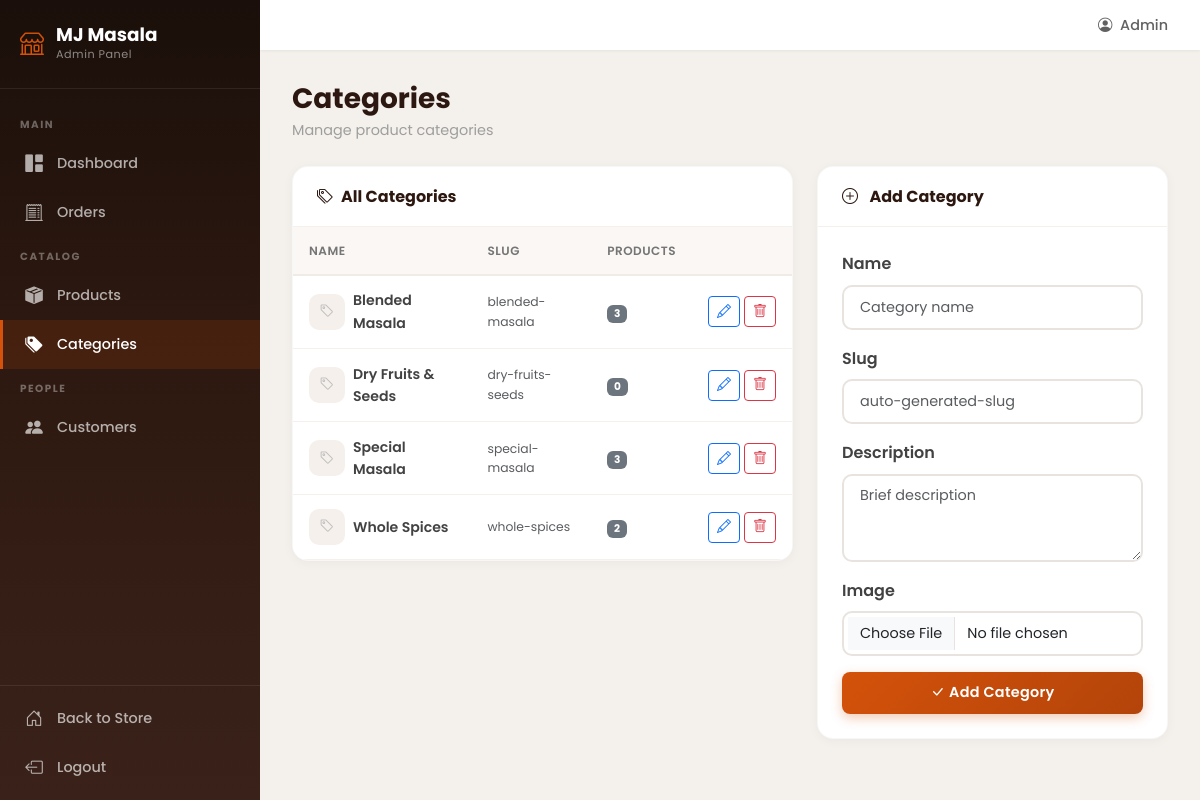
The page /store-admin/categories/ (signed in) on the database its author committed.
### products/models.py (models this page shows, shortened)
class Category(models.Model):
    name = models.CharField(max_length=200)
    slug = models.SlugField(max_length=200, unique=True)
    description = models.TextField(blank=True)
    image = models.ImageField(upload_to='categories/', blank=True, null=True)
    created_at = models.DateTimeField(auto_now_add=True)
    class Meta:
        verbose_name_plural = 'Categories'
        ordering = ['name']

### products/admin_views.py (the view)
# urls.py: path('categories/', admin_views.categories_list, name='categories'),
@staff_member_required
def categories_list(request):
    categories = Category.objects.annotate(
        product_count=Count('products')
    ).order_by('name')
    edit_id = request.GET.get('edit')
    edit_category = None
    if edit_id:
        edit_category = get_object_or_404(Category, pk=edit_id)
    if request.method == 'POST':
        action = request.POST.get('action', 'add')
        if action == 'delete':
            cat_id = request.POST.get('category_id')
            cat = get_object_or_404(Category, pk=cat_id)
            cat_name = cat.name
            cat.delete()
            messages.success(request, f'Category "{cat_name}" deleted.')
            return redirect('store_admin:categories')
        if action == 'edit':
            cat_id = request.POST.get('category_id')
            cat = get_object_or_404(Category, pk=cat_id)
            form = CategoryForm(request.POST, request.FILES, instance=cat)
        else:
            form = CategoryForm(request.POST, request.FILES)
        if form.is_valid():
            form.save()
            messages.success(request, 'Category saved successfully.')
            return redirect('store_admin:categories')
    else:
        if edit_category:
            form = CategoryForm(instance=edit_category)
        else:
            form = CategoryForm()
    context = {
        'categories': categories,
        'form': form,
        'edit_category': edit_category,
        'active_page': 'categories',
    }
    return render(request, 'store_admin/categories.html', context)

### products/admin_forms.py
class CategoryForm(forms.ModelForm):
    class Meta:
        model = Category
        fields = ['name', 'slug', 'description', 'image']
        widgets = {
            'name': forms.TextInput(attrs={
                'class': 'form-control', 'placeholder': 'Category name'
            }),
            'slug': forms.TextInput(attrs={
                'class': 'form-control', 'placeholder': 'auto-generated-slug'
            }),
            'description': forms.Textarea(attrs={
                'class': 'form-control', 'rows': 3, 'placeholder': 'Brief description'
            }),
            'image': forms.ClearableFileInput(attrs={
                'class': 'form-control'
            }),
        }

### orders/context_processors.py (called while the page is built)
def cart_count(request):
    count = 0
    try:
        if request.user.is_authenticated:
            cart = Cart.objects.filter(user=request.user).first()
        else:
            if not request.session.session_key:
                request.session.create()
            cart = Cart.objects.filter(session_key=request.session.session_key).first()
        if cart:
            count = cart.total_items
    except Exception:
        pass
    return {'cart_item_count': count}

### orders/models.py (called while the page is built)
    @property
    def total_items(self):
        return sum(item.quantity for item in self.items.all())

### products/context_processors.py (called while the page is built)
def categories_processor(request):
    return {
        'all_categories': Category.objects.all()
    }

### templates/store_admin/categories.html (shortened to what this page needs)
{% extends 'store_admin/base_admin.html' %}
{% block content %}
<div class="admin-page-header">
    <h1 class="admin-page-title">Categories</h1>
    <p class="admin-page-subtitle">Manage product categories</p>
</div>
<div class="row g-4">
    <div class="col-lg-7">
        <div class="admin-card">
            <div class="admin-card-header">
                <h5 class="mb-0"><i class="bi bi-tags me-2"></i>All Categories</h5>
            </div>
            <div class="admin-card-body p-0">
                <div class="table-responsive">
                    <table class="table admin-table mb-0">
                        <thead>
                            <tr><th>Name</th><th>Slug</th><th>Products</th><th></th></tr>
                        </thead>
                        <tbody>
                            {% for cat in categories %}
                            <tr>
                                <td>
                                    <div class="d-flex align-items-center gap-2">
                                        {% if cat.image %}
                                        <img src="{{ cat.image.url }}" alt="" class="admin-product-thumb" style="width: 36px; height: 36px;">
                                        {% else %}
                                        <div class="admin-product-thumb-placeholder" style="width: 36px; height: 36px; font-size: 0.9rem;">
                                            <i class="bi bi-tag"></i>
                                        </div>
                                        {% endif %}
                                        <span class="fw-semibold">{{ cat.name }}</span>
                                    </div>
                                </td>
                                <td class="text-muted small">{{ cat.slug }}</td>
                                <td><span class="badge bg-secondary">{{ cat.product_count }}</span></td>
                                <td>
                                    <div class="d-flex gap-1">
                                        <a href="?edit={{ cat.id }}" class="btn btn-sm btn-outline-primary" title="Edit">
                                            <i class="bi bi-pencil"></i>
                                        </a>
                                        <form method="POST" class="d-inline" onsubmit="return confirm('Delete {{ cat.name }}? Products in this category will also be deleted.')">
                                            <button type="submit" class="btn btn-sm btn-outline-danger" title="Delete">
                                                <i class="bi bi-trash"></i>
                                            </button>
                                        </form>
                                    </div>
                                </td>
                            </tr>
                            {% endfor %}
                        </tbody>
                    </table>
                </div>
            </div>
        </div>
    </div>
    <div class="col-lg-5">
        <div class="admin-card">
            <div class="admin-card-header">
                <h5 class="mb-0">
                    <i class="bi bi-{% if edit_category %}pencil{% else %}plus-circle{% endif %} me-2"></i>
                    {% if edit_category %}Edit: {{ edit_category.name }}{% else %}Add Category{% endif %}
                </h5>
            </div>
            <div class="admin-card-body">
                <form method="POST" enctype="multipart/form-data">
                    <div class="mb-3">
                        <label class="form-label fw-semibold">Name</label>
                        {{ form.name }}
                    </div>
                    <div class="mb-3">
                        <label class="form-label fw-semibold">Slug</label>
                        {{ form.slug }}
                    </div>
                    <div class="mb-3">
                        <label class="form-label fw-semibold">Description</label>
                        {{ form.description }}
                    </div>
                    <div class="mb-3">
                        <label class="form-label fw-semibold">Image</label>
                        {{ form.image }}
                    </div>
                    <button type="submit" class="btn btn-primary-custom w-100">
                        <i class="bi bi-check-lg me-1"></i>{% if edit_category %}Update{% else %}Add{% endif %} Category
                    </button>
                </form>
            </div>
        </div>
    </div>
</div>
{% endblock %}

### templates/store_admin/base_admin.html (shortened to what this page needs)
{% load static %}
<!DOCTYPE html>
<html lang="en">
<head>
    <link href="https://cdn.jsdelivr.net/npm/bootstrap@5.3.2/dist/css/bootstrap.min.css" rel="stylesheet">
    <link href="https://cdn.jsdelivr.net/npm/bootstrap-icons@1.11.1/font/bootstrap-icons.css" rel="stylesheet">
    <link href="{% static 'css/style.css' %}" rel="stylesheet">
    <link href="{% static 'css/admin.css' %}" rel="stylesheet">
</head>
<body class="admin-body">
    <aside class="admin-sidebar" id="adminSidebar">
        <div class="sidebar-header">
            <a href="/store-admin/" class="sidebar-brand">
                <i class="bi bi-shop"></i>
                <div>
                    <span class="brand-name">MJ Masala</span>
                    <span class="brand-sub">Admin Panel</span>
                </div>
            </a>
        </div>
        <nav class="sidebar-nav">
            <div class="nav-section-label">Main</div>
            <a href="{% url 'store_admin:dashboard' %}" class="sidebar-link {% if active_page == 'dashboard' %}active{% endif %}">
                <i class="bi bi-grid-1x2-fill"></i>
                <span>Dashboard</span>
            </a>
            <a href="{% url 'store_admin:orders_list' %}" class="sidebar-link {% if active_page == 'orders' %}active{% endif %}">
                <i class="bi bi-receipt-cutoff"></i>
                <span>Orders</span>
            </a>
            <div class="nav-section-label">Catalog</div>
            <a href="{% url 'store_admin:products_list' %}" class="sidebar-link {% if active_page == 'products' %}active{% endif %}">
                <i class="bi bi-box-seam-fill"></i>
                <span>Products</span>
            </a>
            <a href="{% url 'store_admin:categories' %}" class="sidebar-link {% if active_page == 'categories' %}active{% endif %}">
                <i class="bi bi-tags-fill"></i>
                <span>Categories</span>
            </a>
            <div class="nav-section-label">People</div>
            <a href="{% url 'store_admin:customers' %}" class="sidebar-link {% if active_page == 'customers' %}active{% endif %}">
                <i class="bi bi-people-fill"></i>
                <span>Customers</span>
            </a>
        </nav>
        <div class="sidebar-footer">
            <a href="/" class="sidebar-link">
                <i class="bi bi-house-door"></i>
                <span>Back to Store</span>
            </a>
            <a href="{% url 'accounts:logout' %}" class="sidebar-link">
                <i class="bi bi-box-arrow-left"></i>
                <span>Logout</span>
            </a>
        </div>
    </aside>
    <main class="admin-main">
        <header class="admin-topbar">
            <div class="topbar-right">
                <span class="topbar-greeting">
                    <i class="bi bi-person-circle me-1"></i>
                    {{ user.first_name|default:"Admin" }}
                </span>
            </div>
        </header>
        <div class="admin-content">
            {% block content %}{% endblock %}
        </div>
    </main>
</body>
</html>

### static/css/style.css (style rules this page uses)
:root { --primary: #D4520A; --primary-dark: #B3440A; --primary-light: #E8762F; --primary-glow: rgba(212, 82, 10, 0.15); --secondary: #2C1810; --accent: #F5A623; --cream: #FDF8F3; --cream-dark: #F5EDE3; --white: #FFFFFF; --gray-50: #FAFAFA; --gray-100: #F5F5F5; --gray-200: #EEEEEE; --gray-300: #E0E0E0; --gray-400: #BDBDBD; --gray-500: #9E9E9E; --gray-600: #757575; --gray-700: #616161; --gray-800: #424242; --gray-900: #212121; --success: #2E7D32; --success-light: #E8F5E9; --danger: #C62828; --danger-light: #FFEBEE; --warning: #F57F17; --info: #1565C0; --shadow-sm: 0 1px 3px rgba(0,0,0,0.08); --shadow: 0 4px 12px rgba(0,0,0,0.08); --shadow-md: 0 8px 24px rgba(0,0,0,0.12); --shadow-lg: 0 16px 48px rgba(0,0,0,0.15); --shadow-hover: 0 12px 32px rgba(212, 82, 10, 0.15); --radius: 8px; --radius-lg: 16px; --radius-xl: 24px; --transition: all 0.3s cubic-bezier(0.4, 0, 0.2, 1); }
* { box-sizing: border-box; }
body { font-family: 'Poppins', -apple-system, BlinkMacSystemFont, 'Segoe UI', sans-serif; background-color: var(--cream); color: var(--gray-800); line-height: 1.6; -webkit-font-smoothing: antialiased; }
h1, h2, h3, h4, h5, h6 { font-family: 'Poppins', sans-serif; font-weight: 600; color: var(--secondary); }
a { color: var(--primary); text-decoration: none; transition: var(--transition); }
.btn-primary-custom { background: linear-gradient(135deg, var(--primary) 0%, var(--primary-dark) 100%); color: var(--white) !important; border: none; padding: 0.65rem 1.75rem; border-radius: var(--radius); font-weight: 600; font-size: 0.9rem; letter-spacing: 0.3px; transition: var(--transition); box-shadow: 0 4px 12px rgba(212, 82, 10, 0.3); cursor: pointer; }

### rows shown on the page
Category: name "Blended Masala", slug "blended-masala", product_count "3"
Category: name "Dry Fruits & Seeds", slug "dry-fruits-seeds", product_count "0"
Category: name "Special Masala", slug "special-masala", product_count "3"
Category: name "Whole Spices", slug "whole-spices", product_count "2"

### other values the page prints
{{ user.first_name|default:"Admin" }} "Admin"
